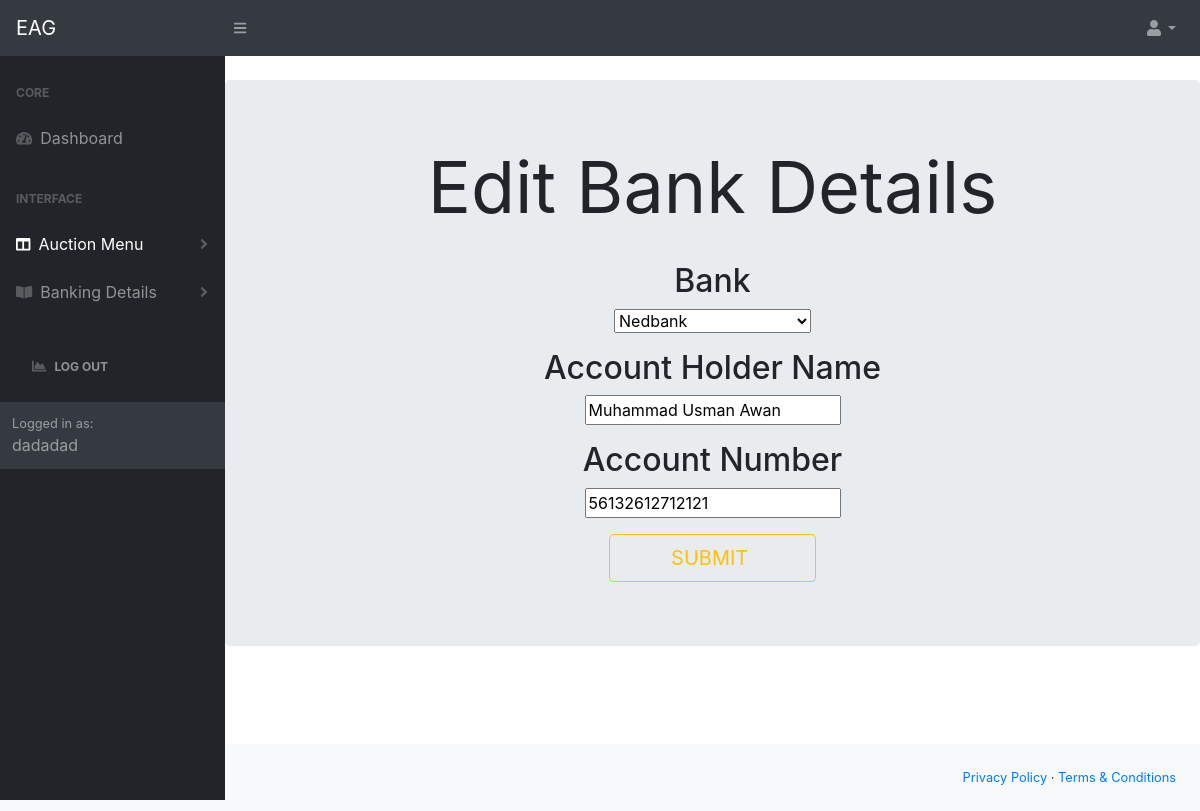
The app's page /BankEdit/ (signed in) with its own data.
### dashboard/models.py (models this page shows, shortened)
class Customer(models.Model):
    user = models.OneToOneField(User, on_delete=models.CASCADE, null=True)
    name = models.CharField(max_length=200, null=True)
    first_name = models.CharField(max_length=200, null=True)
    last_name = models.CharField(max_length=200, null=True)
    account_holder_name = models.CharField(max_length=200, null=True)
    account_number = models.CharField(max_length=200, null=True)
    phone = models.CharField(max_length=200, null=True)
    CATEGORY = (
			('Capitec', 'Capitec'),
			('Absa', 'Absa'),
			('Nedbank', 'Nedbank'),
			('Standard Bank', 'Standard_bank'),
			('Tyme Bank', 'Tyme'),
			('Bidvest', 'Bidvest'),
			('African Bank', 'African_Bank'),
			('Gro bank south Africa', 'Gro_bank_south_Africa'),
			('FNB South Africa', 'FNB_South_Africa'),
			('FNB Namibia', 'FNB_Namibia'),
			('FNB South Africa', 'FNB_South_Africa'),
			('FNB Swaziland', 'FNB_Swaziland'),
			('FNB Zambia', 'FNB_Zambia'),
			)
    banks = models.CharField(max_length=200, null=True, choices=CATEGORY)

### dashboard/views.py (the view, shortened to what this page needs)
# urls.py: path('BankEdit/', views.bankedit, name="bank_edit"),
@login_required(login_url="homepage")
def bankedit(request):
    customer = request.user.customer
    useR = request.user
    userform = CreatUserForm(instance=customer)
    context = {
        'CreatUserForm': userform,
    }
    return render(request, 'dashboard/dist/BankingEdit.html', context)

### dashboard/forms.py
class CreatUserForm(UserCreationForm):
    first_name = forms.CharField(max_length=30, required=True, help_text='First Name.', label='First Name')
    last_name = forms.CharField(max_length=30, required=True, help_text='Optional.' ,label='Last Name')
    account_holder_name = forms.CharField(max_length=30, required=True)
    account_number = forms.CharField(max_length=30, required=True)
    phone = forms.CharField(max_length=30 , required=True)
    CATEGORY = (
			('Capitec', 'Capitec'),
			('Absa', 'Absa'),
			('Nedbank', 'Nedbank'),
			('Standard Bank', 'Standard_bank'),
			('Tyme Bank', 'Tyme'),
			('Bidvest', 'Bidvest'),
			('African Bank', 'African_Bank'),
			('Gro bank south Africa', 'Gro_bank_south_Africa'),
			('FNB South Africa', 'FNB_South_Africa'),
			('FNB Namibia', 'FNB_Namibia'),
			('FNB South Africa', 'FNB_South_Africa'),
			('FNB Swaziland', 'FNB_Swaziland'),
			('FNB Zambia', 'FNB_Zambia'),
			)
    banks = forms.ChoiceField(choices=CATEGORY)
    class Meta:
        model =  User
        fields =  ['username', 'first_name', 'last_name', 'email', 'phone', 'account_holder_name','account_number', 'banks','password1', 'password2']

### dashboard/templates/dashboard/dist/BankingEdit.html (shortened to what this page needs)
<!DOCTYPE html>
{% load static %}
<html lang="en">
    <head>
        <link href="{%static 'css/styles.css' %}" rel="stylesheet" />
        <link href="https://cdn.datatables.net/1.10.20/css/dataTables.bootstrap4.min.css" rel="stylesheet" />
    </head>
    <body class="sb-nav-fixed">
        <nav class="sb-topnav navbar navbar-expand navbar-dark bg-dark">
            <a class="navbar-brand" href="{% url 'dashboard' %}">EAG</a>
            <button class="btn btn-link btn-sm order-1 order-lg-0" id="sidebarToggle" href=""><i class="fas fa-bars"></i></button>
            <ul class="navbar-nav ml-auto ml-md-0">
                <li class="nav-item dropdown">
                    <a class="nav-link dropdown-toggle" id="userDropdown" href="#" role="button" data-toggle="dropdown" aria-haspopup="true" aria-expanded="false"><i class="fas fa-user fa-fw"></i></a>
                </li>
            </ul>
        </nav>
        <div id="layoutSidenav">
            <div id="layoutSidenav_nav">
                <nav class="sb-sidenav accordion sb-sidenav-dark" id="sidenavAccordion">
                    <div class="sb-sidenav-menu">
                        <div class="nav">
                            <div class="sb-sidenav-menu-heading">Core</div>
                            <a class="nav-link" href="{% url 'dashboard' %}">
                                <div class="sb-nav-link-icon"><i class="fas fa-tachometer-alt"></i></div>
                                Dashboard
                            </a>
                            <div class="sb-sidenav-menu-heading">Interface</div>
                            <a class="nav-link collapsed" href="" data-toggle="collapse" data-target="#collapseLayouts" aria-expanded="false" aria-controls="collapseLayouts">
                                <div class="sb-nav-link-icon"><i class="fas fa-columns"></i></div>
                                Auction Menu
                                <div class="sb-sidenav-collapse-arrow"><i class="fas fa-angle-down"></i></div>
                            </a>
                            <a class="nav-link collapsed" href="#" data-toggle="collapse" data-target="#collapsePages" aria-expanded="false" aria-controls="collapsePages">
                                <div class="sb-nav-link-icon"><i class="fas fa-book-open"></i></div>
                               Banking Details
                                <div class="sb-sidenav-collapse-arrow"><i class="fas fa-angle-down"></i></div>
                            </a>
                            <div class="sb-sidenav-menu-heading">
                            <a class="nav-link" href="{% url 'logout' %}">
                                <div class="sb-nav-link-icon"><i class="fas fa-chart-area"></i></div>
                                Log Out
                            </a>
                            </div>
                    </div>
                    <div class="sb-sidenav-footer">
                        <div class="small">Logged in as:</div>
                        {{request.user}}
                    </div>
                </nav>
            </div>
            <div id="layoutSidenav_content">
                <main>
                        <div class="container jumbotron mt-4">
    <form class="well form-horizontal text-center" enctype="multipart/form-data"  action=" " method="POST"  id="contact_form">
<legend><center><h2 class="display-3 "><b>Edit Bank Details</b></h2></center></legend><br>
<div class="form-group">
    <h2>Bank </h2> {{CreatUserForm.banks}}
</div>
<div class="form-group">
  <h2>Account Holder Name </h2> {{CreatUserForm.account_holder_name}}
</div>
<div class="form-group">
  <h2>Account Number </h2>{{CreatUserForm.account_number}}
</div>
<button type="submit" class=" btn btn-lg btn-outline-warning" >&nbsp&nbsp&nbsp&nbsp&nbsp&nbsp&nbsp&nbspSUBMIT &nbsp&nbsp&nbsp&nbsp&nbsp&nbsp&nbsp&nbsp</button>
</div>
</div>
    </div>
                <footer class="py-4 bg-light mt-auto">
                    <div class="container-fluid">
                        <div class="d-flex align-items-center justify-content-between small">
                            <div class="text-muted">Copyright &copy; Hasnat Ali</div>
                            <div>
                                <a href="#">Privacy Policy</a>
                                &middot;
                                <a href="#">Terms &amp; Conditions</a>
                            </div>
                        </div>
                    </div>
                </footer>
    </body>
</html>

### records on screen
Customer: banks "Nedbank", account_holder_name "Muhammad Usman Awan", account_number "56132612712121"

### other values on screen
{{ request.user }} "dadadad"
